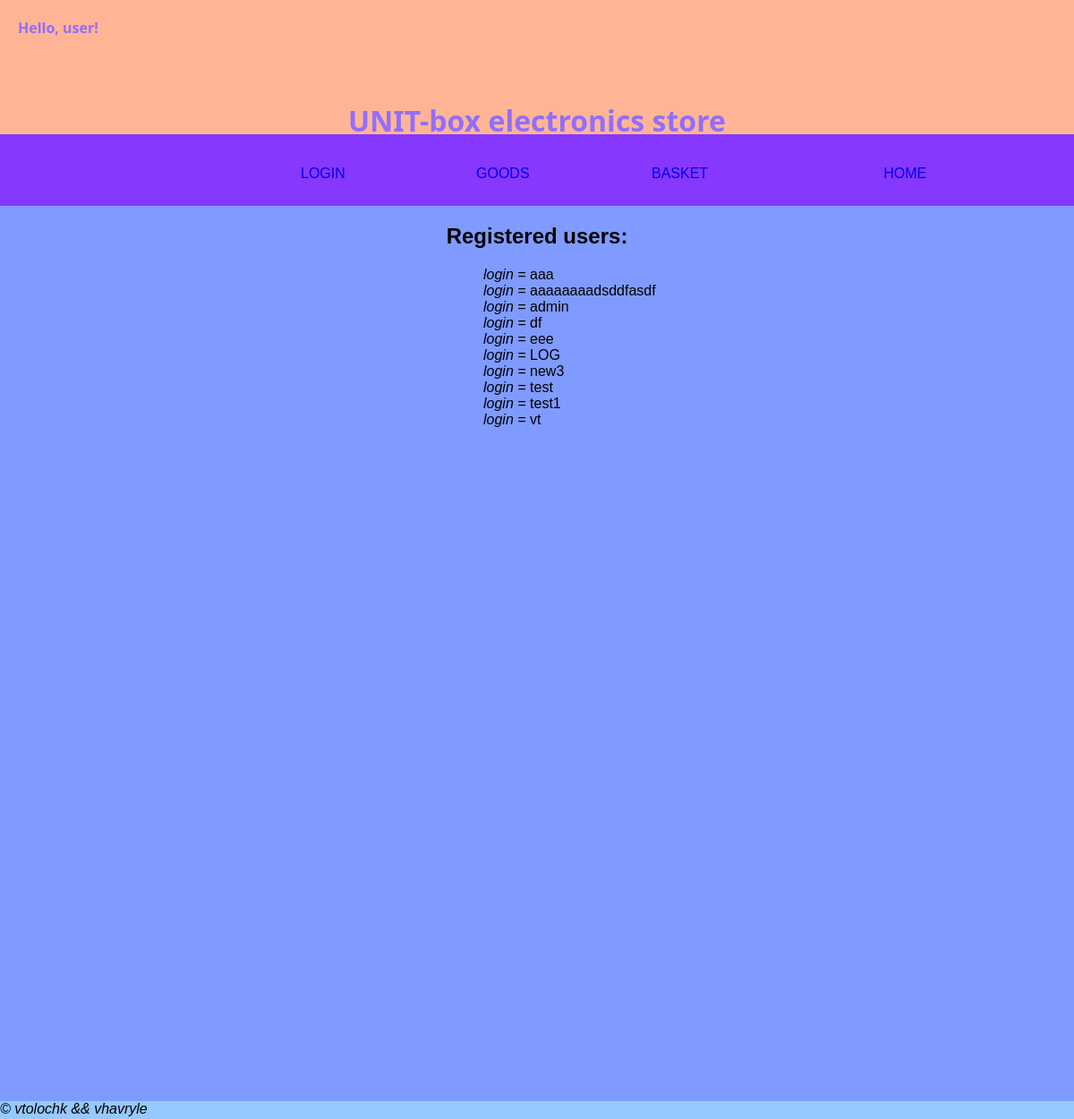
Page /show_all_users.php on the committed database.
### tables this page shows
CREATE TABLE `users` (
  `login` varchar(30) NOT NULL,
  `passwd` text NOT NULL,
  `mail` varchar(100) NOT NULL
);

### functions.php (called while the page is built, shortened)
<?php
function show_all_users($link)
{
	$quer = "SELECT * FROM users";
	$result = mysqli_query($link, $quer);
	$data = mysqli_fetch_all($result, 1);
	return $data;
}
function get_login()
{
 return "user";
}
?>

### show_all_users.php (the view, shortened to what this page needs)
<?php
     require_once 'connect.php';
     require_once 'functions.php';
?>
<html>
    <head>
        <link rel="stylesheet" type="text/css" href="css/show_all_users.css">
    </head>
<body>
    <div class="header">
    <h4>Hello,
<?php
    $name = get_login();
     echo "$name!</h4>";
?>
    <h1 align="center">UNIT-box electronics store</h1>
    </div>
    <div class="menu">
        <ul class="nav">
           <li class="log"><a href="login.php">LOGIN</a></li>
           <li class="god"><a href="goods.php">GOODS</a>
            </li>
           <li class="bas"><a href="basket.php">BASKET<br></a></li>
           <li class="abo"><a href="main.php">HOME</a></li>
        </ul>
    </div>
    <?php $users = show_all_users($link);?>
    <div class="content">
        <h2 style="padding-bottom: 20px; margin: auto; padding-top: 20px; text-align:center;">Registered users:</h2>
        <?php foreach ($users as $user): ?>
            <i style="margin-left:45%;">login =</i>
            <?=$user["login"]?>
            <br>
     <?php endforeach; ?>
    </div>
    <div class="footer">&copy; vtolochk && vhavryle</div>
</body>
</html>

### css/show_all_users.css (style rules this page uses)
body { font-family: Arial, Helvetica, sans-serif; margin: 0; padding: 0; width: 100%; }
a { text-decoration: none; }
h4 { padding-top: 20px; padding-left: 20px; font-family: 'Segoe UI', Tahoma, Geneva, Verdana, sans-serif; color: #926eff; }
h1 { font-family: 'Segoe UI', Tahoma, Geneva, Verdana, sans-serif; align-self: center; color: #926eff; padding-top: 50px; }
.header { background-color: #ffb595; height: 150px; width: 100%; }
.menu { background: #8738ff; height: 80px; width: 100%; }
.content { background: #809bff; height: 1000px; width: 100%; }
.footer { background:#95c9ff; height: 20px; width: 100%; font-style: italic; }
.nav { margin: 0; padding: 0; width: 100%; list-style: none; display: inline-flex; }
.log { width: 0px; margin-top: 35px; margin-left: 28vw; margin-right: 8%; }
.god { width: 0px; margin-top: 35px; margin-right: 8%; margin-left: 100px; }
.bas { margin-top: 35px; margin-right: 8%; margin-left: 100px; }
.abo { width: 0px; margin-top: 35px; margin-right: 30vw; margin-left: 100px; }

### rows in the picture
users: login "aaa"
users: login "aaaaaaaadsddfasdf"
users: login "admin"
users: login "df"
users: login "eee"
users: login "LOG"
users: login "new3"
users: login "test"
users: login "test1"
users: login "vt"

### other values in the picture
$name "user"
